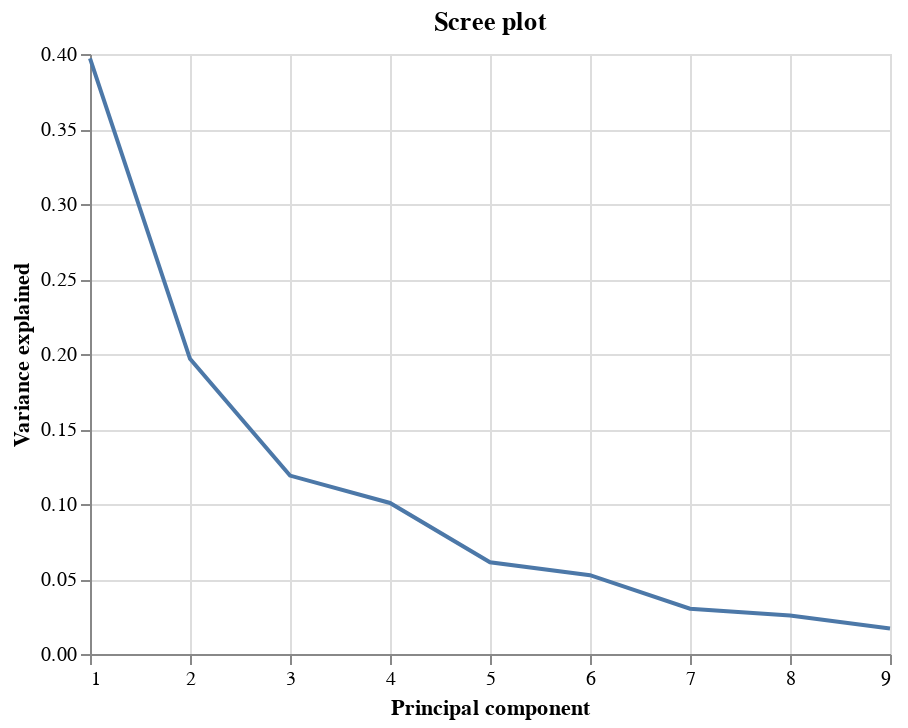

Notebook code for this chart:
### Code cell
urbanization_residual_value.get_scree_plot()

### Figure 1 — Vega-Lite specification as saved in the notebook (floating-point values rounded to 4 significant figures)
{"config": {"view": {"continuousWidth": 400, "continuousHeight": 300}}, "data": {"name": "data-e90b6c5b82fac7aa6f76e009df2bcdbb"}, "mark": "line", "encoding": {"x": {"field": "indices", "title": "Principal component", "type": "quantitative"}, "y": {"field": "var_explained", "title": "Variance explained", "type": "quantitative"}}, "title": "Scree plot", "$schema": "https://vega.github.io/schema/vega-lite/v4.17.0.json", "datasets": {"data-e90b6c5b82fac7aa6f76e009df2bcdbb": [{"indices": 1, "var_explained": 0.3971}, {"indices": 2, "var_explained": 0.1968}, {"indices": 3, "var_explained": 0.1189}, {"indices": 4, "var_explained": 0.1007}, {"indices": 5, "var_explained": 0.06117}, {"indices": 6, "var_explained": 0.05253}, {"indices": 7, "var_explained": 0.03018}, {"indices": 8, "var_explained": 0.02562}, {"indices": 9, "var_explained": 0.01707}]}}
